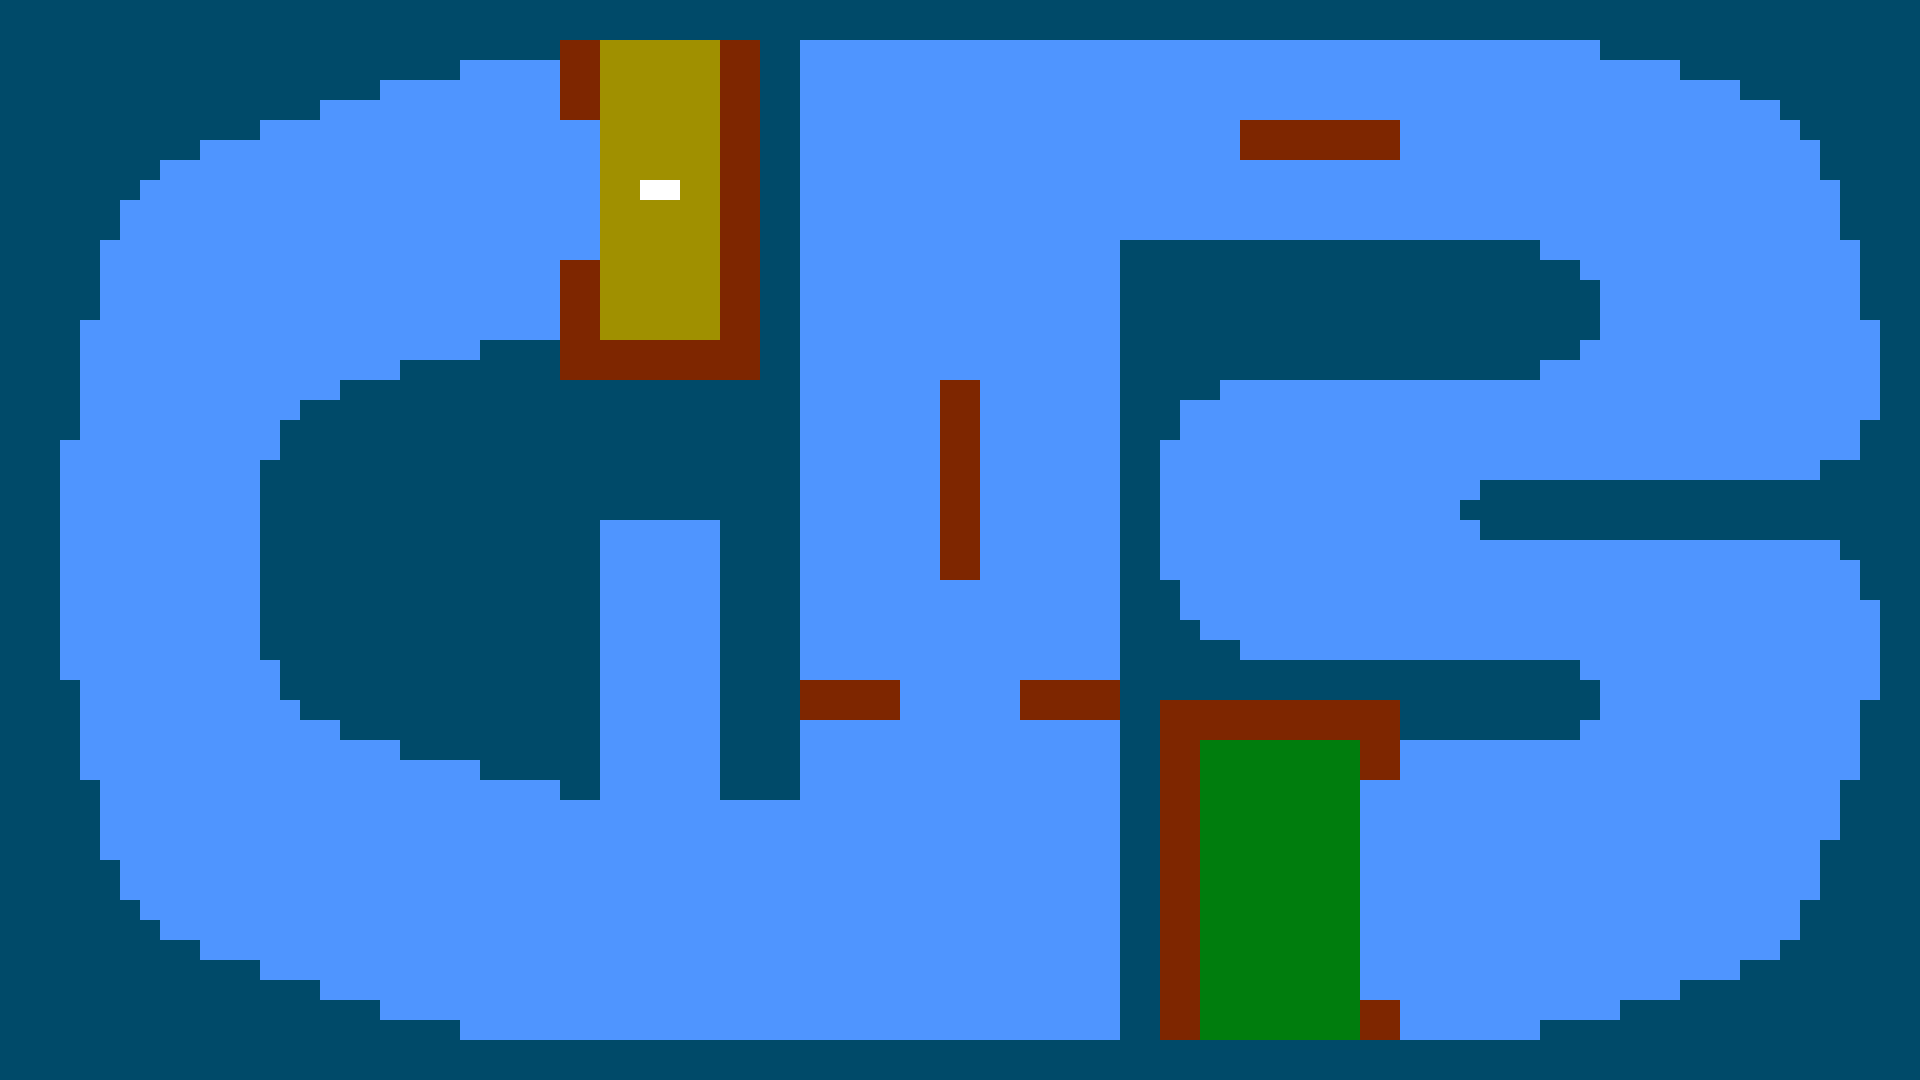

This is a level from a 2D game, rendered from its Tiled map with the project's own tilesets. A one-line summary and the map file follow, with tile-layer data summarised:
An orthogonal 96x54 tile map with 20x20 px tiles, 1 tile layer (Kachelebene 1).

<map version="1.0" orientation="orthogonal" renderorder="right-down" width="96" height="54" tilewidth="20" tileheight="20" backgroundcolor="#cccccc" nextobjectid="1">
 <properties>
  <property name="Kartenname" value="Blue CB" />
 </properties>
 <tileset firstgid="1" name="colors" tilewidth="20" tileheight="20" tilecount="840" columns="42">
  <image source="../Tiled-Resources/colors.png" width="842" height="402" />
  <tile id="41">
   <properties>
    <property name="collision" value="false" />
    <property name="startarea" value="true" />
    <property name="startposition" value="start" />
   </properties>
  </tile>
  <tile id="52">
   <properties>
    <property name="collision" value="true" />
   </properties>
  </tile>
  <tile id="138">
   <properties>
    <property name="collision" value="false" />
    <property name="startarea" value="true" />
   </properties>
  </tile>
  <tile id="304">
   <properties>
    <property name="collision" value="false" />
    <property name="zielarea" value="true" />
   </properties>
  </tile>
  <tile id="471">
   <properties>
    <property name="collision" value="true" />
   </properties>
  </tile>
  <tile id="530">
   <properties>
    <property name="collision" value="false" />
   </properties>
  </tile>
 </tileset>
 <layer name="Kachelebene 1" width="96" height="54">
  <data>[5184 cells, 5184 non-empty, 6 distinct tile ids]</data>
 </layer>
</map>